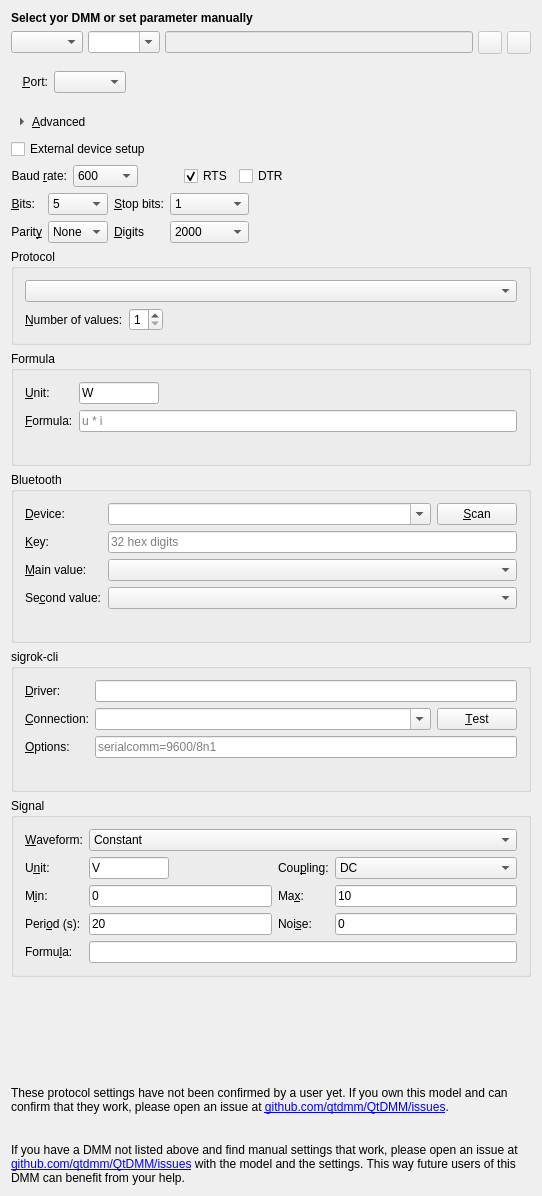
<?xml version="1.0" encoding="UTF-8"?>
<ui version="4.0">
 <class>UIDeviceSettings</class>
 <widget class="QWidget" name="UIDeviceSettings">
  <property name="geometry">
   <rect>
    <x>0</x>
    <y>0</y>
    <width>542</width>
    <height>690</height>
   </rect>
  </property>
  <layout class="QVBoxLayout" name="verticalLayout_2">
   <item>
    <widget class="QLabel" name="ui_hint">
     <property name="sizePolicy">
      <sizepolicy hsizetype="Minimum" vsizetype="Fixed">
       <horstretch>0</horstretch>
       <verstretch>0</verstretch>
      </sizepolicy>
     </property>
     <property name="frameShape">
      <enum>QFrame::NoFrame</enum>
     </property>
     <property name="text">
      <string>&lt;b&gt;Select yor DMM or set parameter manually&lt;/b&gt;</string>
     </property>
     <property name="wordWrap">
      <bool>false</bool>
     </property>
    </widget>
   </item>
   <item>
    <layout class="QHBoxLayout" name="_2">
     <property name="spacing">
      <number>5</number>
     </property>
     <item>
      <widget class="QComboBox" name="ui_vendor">
       <property name="whatsThis">
        <string>Select your DMM's vendor to narrow the model list below.</string>
       </property>
       <property name="sizeAdjustPolicy">
        <enum>QComboBox::AdjustToContents</enum>
       </property>
      </widget>
     </item>
     <item>
      <widget class="QComboBox" name="ui_model">
       <property name="whatsThis">
        <string>Here you may select your DMM model. If your DMM is not in the list, try to find working settings and open an issue at github.com/qtdmm/QtDMM/issues with them, so they can be added to the list in the next release.</string>
       </property>
       <property name="editable">
        <bool>true</bool>
       </property>
       <property name="currentText">
        <string notr="true"/>
       </property>
       <property name="insertPolicy">
        <enum>QComboBox::NoInsert</enum>
       </property>
       <property name="sizeAdjustPolicy">
        <enum>QComboBox::AdjustToContents</enum>
       </property>
      </widget>
     </item>
     <item>
      <widget class="QLineEdit" name="ui_filename">
       <property name="enabled">
        <bool>false</bool>
       </property>
       <property name="readOnly">
        <bool>true</bool>
       </property>
      </widget>
     </item>
     <item>
      <widget class="QToolButton" name="ui_load">
       <property name="enabled">
        <bool>false</bool>
       </property>
       <property name="toolTip">
        <string>Load Settings</string>
       </property>
       <property name="text">
        <string/>
       </property>
       <property name="icon">
        <iconset theme="document-open"/>
       </property>
      </widget>
     </item>
     <item>
      <widget class="QToolButton" name="ui_save">
       <property name="enabled">
        <bool>false</bool>
       </property>
       <property name="toolTip">
        <string>Save Settings</string>
       </property>
       <property name="text">
        <string/>
       </property>
       <property name="icon">
        <iconset theme="document-save"/>
       </property>
      </widget>
     </item>
    </layout>
   </item>
   <item>
    <widget class="QWidget" name="ButtonGroup11" native="true">
     <property name="title" stdset="0">
      <string>Port settings</string>
     </property>
     <layout class="QFormLayout" name="formLayout_6">
      <item row="0" column="0">
       <layout class="QHBoxLayout" name="horizontalLayout_3">
        <item>
         <layout class="QFormLayout" name="formLayout_4">
          <item row="0" column="0">
           <widget class="QLabel" name="TextLabel2">
            <property name="text">
             <string>&amp;Port:</string>
            </property>
            <property name="alignment">
             <set>Qt::AlignRight|Qt::AlignTrailing|Qt::AlignVCenter</set>
            </property>
            <property name="wordWrap">
             <bool>false</bool>
            </property>
            <property name="buddy">
             <cstring>port</cstring>
            </property>
           </widget>
          </item>
          <item row="0" column="1">
           <layout class="QHBoxLayout" name="_3">
            <property name="spacing">
             <number>2</number>
            </property>
            <property name="leftMargin">
             <number>0</number>
            </property>
            <property name="topMargin">
             <number>0</number>
            </property>
            <property name="rightMargin">
             <number>0</number>
            </property>
            <property name="bottomMargin">
             <number>0</number>
            </property>
            <item>
             <widget class="QComboBox" name="port">
              <property name="sizePolicy">
               <sizepolicy hsizetype="MinimumExpanding" vsizetype="Fixed">
                <horstretch>0</horstretch>
                <verstretch>0</verstretch>
               </sizepolicy>
              </property>
              <property name="whatsThis">
               <string>Choose the serial device here. &lt;i&gt;(Hint for DOS people: /dev/ttyS0 corresponds to COM1. /dev/ttyS1 to COM2 ...)&lt;/i&gt;</string>
              </property>
              <property name="currentText">
               <string notr="true"/>
              </property>
              <property name="currentIndex">
               <number>-1</number>
              </property>
             </widget>
            </item>
           </layout>
          </item>
         </layout>
        </item>
       </layout>
      </item>
     </layout>
    </widget>
   </item>
   <item>
    <widget class="QToolButton" name="ui_advanced">
     <property name="toolTip">
      <string>Port parameters and protocol; a known model brings its own.</string>
     </property>
     <property name="text">
      <string>&amp;Advanced</string>
     </property>
     <property name="checkable">
      <bool>true</bool>
     </property>
     <property name="toolButtonStyle">
      <enum>Qt::ToolButtonTextBesideIcon</enum>
     </property>
     <property name="autoRaise">
      <bool>true</bool>
     </property>
     <property name="arrowType">
      <enum>Qt::RightArrow</enum>
     </property>
    </widget>
   </item>
   <item>
    <widget class="QWidget" name="ui_advancedBox" native="true">
     <layout class="QVBoxLayout" name="verticalLayout_advanced">
      <property name="leftMargin">
       <number>0</number>
      </property>
      <property name="topMargin">
       <number>0</number>
      </property>
      <property name="rightMargin">
       <number>0</number>
      </property>
      <property name="bottomMargin">
       <number>0</number>
      </property>
      <item>
       <widget class="QWidget" name="ui_serialBox" native="true">
        <layout class="QFormLayout" name="formLayout_serial">
         <property name="leftMargin">
          <number>0</number>
         </property>
         <property name="topMargin">
          <number>0</number>
         </property>
         <property name="rightMargin">
          <number>0</number>
         </property>
         <property name="bottomMargin">
          <number>0</number>
         </property>
         <item row="0" column="0">
          <layout class="QHBoxLayout" name="horizontalLayout_2">
           <item>
            <widget class="QCheckBox" name="ui_externalSetup">
             <property name="text">
              <string>External device setup</string>
             </property>
            </widget>
           </item>
           <item>
            <spacer name="horizontalSpacer">
             <property name="orientation">
              <enum>Qt::Horizontal</enum>
             </property>
             <property name="sizeHint" stdset="0">
              <size>
               <width>40</width>
               <height>20</height>
              </size>
             </property>
            </spacer>
           </item>
          </layout>
         </item>
         <item row="1" column="0">
          <layout class="QHBoxLayout" name="_4">
           <item>
            <layout class="QFormLayout" name="formLayout_5">
             <item row="0" column="0">
              <widget class="QLabel" name="ui_baudLabel">
               <property name="text">
                <string>Baud &amp;rate:</string>
               </property>
               <property name="alignment">
                <set>Qt::AlignRight|Qt::AlignTrailing|Qt::AlignVCenter</set>
               </property>
               <property name="wordWrap">
                <bool>false</bool>
               </property>
               <property name="buddy">
                <cstring>baudRate</cstring>
               </property>
              </widget>
             </item>
             <item row="0" column="1">
              <widget class="QComboBox" name="baudRate">
               <property name="whatsThis">
                <string>Select the baud rate for the DMM here. If you encounter problems connecting to your DMM try lowering the baud rate. I had some problems with my &lt;b&gt;Metex ME-32&lt;/b&gt;. The Documentation said 1200 baud but it only worked at 600.</string>
               </property>
               <property name="currentText">
                <string notr="true">600</string>
               </property>
               <property name="currentIndex">
                <number>0</number>
               </property>
               <item>
                <property name="text">
                 <string notr="true">600</string>
                </property>
               </item>
               <item>
                <property name="text">
                 <string notr="true">1200</string>
                </property>
               </item>
               <item>
                <property name="text">
                 <string notr="true">1800</string>
                </property>
               </item>
               <item>
                <property name="text">
                 <string notr="true">2400</string>
                </property>
               </item>
               <item>
                <property name="text">
                 <string notr="true">4800</string>
                </property>
               </item>
               <item>
                <property name="text">
                 <string notr="true">9600</string>
                </property>
               </item>
               <item>
                <property name="text">
                 <string notr="true">19200</string>
                </property>
               </item>
              </widget>
             </item>
            </layout>
           </item>
           <item>
            <spacer name="horizontalSpacer_3">
             <property name="orientation">
              <enum>Qt::Horizontal</enum>
             </property>
             <property name="sizeHint" stdset="0">
              <size>
               <width>40</width>
               <height>20</height>
              </size>
             </property>
            </spacer>
           </item>
           <item>
            <widget class="QCheckBox" name="uirts">
             <property name="text">
              <string notr="true">RTS</string>
             </property>
             <property name="checked">
              <bool>true</bool>
             </property>
            </widget>
           </item>
           <item>
            <widget class="QCheckBox" name="uidtr">
             <property name="text">
              <string notr="true">DTR</string>
             </property>
            </widget>
           </item>
           <item>
            <spacer name="spacer3">
             <property name="orientation">
              <enum>Qt::Horizontal</enum>
             </property>
             <property name="sizeType">
              <enum>QSizePolicy::Expanding</enum>
             </property>
             <property name="sizeHint" stdset="0">
              <size>
               <width>40</width>
               <height>21</height>
              </size>
             </property>
            </spacer>
           </item>
          </layout>
         </item>
         <item row="2" column="0">
          <layout class="QHBoxLayout" name="horizontalLayout_4">
           <item>
            <layout class="QFormLayout" name="formLayout_2">
             <item row="0" column="0">
              <widget class="QLabel" name="ui_bitsLabel">
               <property name="text">
                <string>&amp;Bits:</string>
               </property>
               <property name="alignment">
                <set>Qt::AlignRight|Qt::AlignTrailing|Qt::AlignVCenter</set>
               </property>
               <property name="wordWrap">
                <bool>false</bool>
               </property>
               <property name="buddy">
                <cstring>bitsCombo</cstring>
               </property>
              </widget>
             </item>
             <item row="0" column="1">
              <widget class="QComboBox" name="bitsCombo">
               <property name="whatsThis">
                <string>Number of bits for serial communication.</string>
               </property>
               <property name="currentText">
                <string notr="true">5</string>
               </property>
               <item>
                <property name="text">
                 <string notr="true">5</string>
                </property>
               </item>
               <item>
                <property name="text">
                 <string notr="true">6</string>
                </property>
               </item>
               <item>
                <property name="text">
                 <string notr="true">7</string>
                </property>
               </item>
               <item>
                <property name="text">
                 <string notr="true">8</string>
                </property>
               </item>
              </widget>
             </item>
             <item row="1" column="0">
              <widget class="QLabel" name="ui_parityLabel">
               <property name="text">
                <string>Parit&amp;y</string>
               </property>
               <property name="alignment">
                <set>Qt::AlignRight|Qt::AlignTrailing|Qt::AlignVCenter</set>
               </property>
               <property name="wordWrap">
                <bool>false</bool>
               </property>
               <property name="buddy">
                <cstring>stopBitsCombo</cstring>
               </property>
              </widget>
             </item>
             <item row="1" column="1">
              <widget class="QComboBox" name="parityCombo">
               <property name="whatsThis">
                <string>Parity for serial communication. May be None, Odd or Even.</string>
               </property>
               <item>
                <property name="text">
                 <string>None</string>
                </property>
               </item>
               <item>
                <property name="text">
                 <string>Even</string>
                </property>
               </item>
               <item>
                <property name="text">
                 <string>Odd</string>
                </property>
               </item>
              </widget>
             </item>
            </layout>
           </item>
           <item>
            <layout class="QFormLayout" name="formLayout_3">
             <item row="0" column="0">
              <widget class="QLabel" name="ui_stopLabel">
               <property name="text">
                <string>&amp;Stop bits:</string>
               </property>
               <property name="alignment">
                <set>Qt::AlignRight|Qt::AlignTrailing|Qt::AlignVCenter</set>
               </property>
               <property name="wordWrap">
                <bool>false</bool>
               </property>
               <property name="buddy">
                <cstring>stopBitsCombo</cstring>
               </property>
              </widget>
             </item>
             <item row="0" column="1">
              <widget class="QComboBox" name="stopBitsCombo">
               <property name="whatsThis">
                <string>Number of stop bits for serial communication.</string>
               </property>
               <property name="currentText">
                <string notr="true">1</string>
               </property>
               <item>
                <property name="text">
                 <string notr="true">1</string>
                </property>
               </item>
               <item>
                <property name="text">
                 <string notr="true">2</string>
                </property>
               </item>
              </widget>
             </item>
             <item row="1" column="0">
              <widget class="QLabel" name="ui_displayLabel">
               <property name="text">
                <string>&amp;Digits</string>
               </property>
               <property name="alignment">
                <set>Qt::AlignRight|Qt::AlignTrailing|Qt::AlignVCenter</set>
               </property>
               <property name="wordWrap">
                <bool>false</bool>
               </property>
               <property name="buddy">
                <cstring>stopBitsCombo</cstring>
               </property>
              </widget>
             </item>
             <item row="1" column="1">
              <widget class="QComboBox" name="displayCombo">
               <property name="whatsThis">
                <string>Number of display digits.
&lt;ul&gt;&lt;li&gt;3 1/2 - 2000 Counts&lt;/li&gt;
&lt;li&gt;3 3/4 - 4000 Counts&lt;/li&gt;
&lt;li&gt;4 1/2 - 20000 Counts&lt;/li&gt;
&lt;li&gt;4 3/4 - 40000 Counts&lt;/li&gt;
&lt;/ul&gt;</string>
               </property>
               <property name="currentText">
                <string notr="true">2000</string>
               </property>
               <item>
                <property name="text">
                 <string notr="true">2000</string>
                </property>
               </item>
               <item>
                <property name="text">
                 <string notr="true">4000</string>
                </property>
               </item>
               <item>
                <property name="text">
                 <string notr="true">6000</string>
                </property>
               </item>
               <item>
                <property name="text">
                 <string notr="true">8000</string>
                </property>
               </item>
               <item>
                <property name="text">
                 <string notr="true">20000</string>
                </property>
               </item>
               <item>
                <property name="text">
                 <string notr="true">22000</string>
                </property>
               </item>
               <item>
                <property name="text">
                 <string notr="true">40000</string>
                </property>
               </item>
               <item>
                <property name="text">
                 <string notr="true">50000</string>
                </property>
               </item>
               <item>
                <property name="text">
                 <string notr="true">100000</string>
                </property>
               </item>
               <item>
                <property name="text">
                 <string notr="true">200000</string>
                </property>
               </item>
               <item>
                <property name="text">
                 <string notr="true">400000</string>
                </property>
               </item>
               <item>
                <property name="text">
                 <string notr="true">400000</string>
                </property>
               </item>
               <item>
                <property name="text">
                 <string notr="true">1000000</string>
                </property>
               </item>
              </widget>
             </item>
            </layout>
           </item>
           <item>
            <spacer name="horizontalSpacer_2">
             <property name="orientation">
              <enum>Qt::Horizontal</enum>
             </property>
             <property name="sizeHint" stdset="0">
              <size>
               <width>40</width>
               <height>20</height>
              </size>
             </property>
            </spacer>
           </item>
          </layout>
         </item>
        </layout>
       </widget>
      </item>
      <item>
       <widget class="QGroupBox" name="ui_protocol">
        <property name="title">
         <string>Protocol</string>
        </property>
        <layout class="QVBoxLayout" name="verticalLayout">
         <item>
          <widget class="QComboBox" name="protocolCombo">
           <property name="whatsThis">
            <string>Here you may select the Communication type. If you have a not &quot;officially&quot; supported multimeter, just try out the existing protocols. If you are lucky it may work. If you find working settings, send the to me.</string>
           </property>
          </widget>
         </item>
         <item>
          <layout class="QHBoxLayout" name="horizontalLayout_6">
           <item>
            <layout class="QFormLayout" name="formLayout_8">
             <property name="fieldGrowthPolicy">
              <enum>QFormLayout::AllNonFixedFieldsGrow</enum>
             </property>
             <item row="0" column="0">
              <widget class="QLabel" name="TextLabel1_6">
               <property name="text">
                <string>&amp;Number of values:</string>
               </property>
               <property name="buddy">
                <cstring>ui_numValues</cstring>
               </property>
              </widget>
             </item>
             <item row="0" column="1">
              <widget class="QSpinBox" name="ui_numValues">
               <property name="whatsThis">
                <string>Some multimeter send several lines of data containing different measured values. As QtDMM only shows one variable here you can set the number of lines to be ignored for each measurement (That means that QtDMM only uses the first line).</string>
               </property>
               <property name="minimum">
                <number>1</number>
               </property>
               <property name="maximum">
                <number>4</number>
               </property>
              </widget>
             </item>
            </layout>
           </item>
           <item>
            <spacer name="Spacer1_4">
             <property name="orientation">
              <enum>Qt::Horizontal</enum>
             </property>
             <property name="sizeType">
              <enum>QSizePolicy::Expanding</enum>
             </property>
             <property name="sizeHint" stdset="0">
              <size>
               <width>20</width>
               <height>20</height>
              </size>
             </property>
            </spacer>
           </item>
          </layout>
         </item>
        </layout>
       </widget>
      </item>
     </layout>
    </widget>
   </item>
   <item>
    <widget class="QGroupBox" name="ui_calcGroup">
     <property name="title">
      <string>Formula</string>
     </property>
     <layout class="QFormLayout" name="formLayout_calc">
      <item row="0" column="0">
       <widget class="QLabel" name="ui_calcUnitLabel">
        <property name="text">
         <string>&amp;Unit:</string>
        </property>
        <property name="buddy">
         <cstring>ui_calcUnit</cstring>
        </property>
       </widget>
      </item>
      <item row="0" column="1">
       <widget class="QLineEdit" name="ui_calcUnit">
        <property name="whatsThis">
         <string>The unit of the calculated value, without SI prefix: W, V, A, Ohm, ...</string>
        </property>
        <property name="maximumSize">
         <size>
          <width>80</width>
          <height>16777215</height>
         </size>
        </property>
        <property name="text">
         <string notr="true">W</string>
        </property>
       </widget>
      </item>
      <item row="1" column="0">
       <widget class="QLabel" name="ui_calcExpressionLabel">
        <property name="text">
         <string>&amp;Formula:</string>
        </property>
        <property name="buddy">
         <cstring>ui_calcExpression</cstring>
        </property>
       </widget>
      </item>
      <item row="1" column="1">
       <widget class="QLineEdit" name="ui_calcExpression">
        <property name="whatsThis">
         <string>The value this instance shows, computed from the readings of the other running instances. Their names are the variables; + - * / ^, parentheses, numbers with SI suffix (1.5k) and sqrt, abs, log10, min, max are allowed.</string>
        </property>
        <property name="placeholderText">
         <string notr="true">u * i</string>
        </property>
       </widget>
      </item>
      <item row="2" column="1">
       <widget class="QLabel" name="ui_calcHint">
        <property name="text">
         <string notr="true"/>
        </property>
        <property name="textFormat">
         <enum>Qt::RichText</enum>
        </property>
        <property name="wordWrap">
         <bool>true</bool>
        </property>
       </widget>
      </item>
     </layout>
    </widget>
   </item>
   <item>
    <widget class="QGroupBox" name="ui_bleGroup">
     <property name="title">
      <string>Bluetooth</string>
     </property>
     <layout class="QGridLayout" name="gridLayout_ble">
      <item row="0" column="0">
       <widget class="QLabel" name="ui_bleAddressLabel">
        <property name="text">
         <string>&amp;Device:</string>
        </property>
        <property name="buddy">
         <cstring>ui_bleAddress</cstring>
        </property>
       </widget>
      </item>
      <item row="0" column="1">
       <widget class="QComboBox" name="ui_bleAddress">
        <property name="whatsThis">
         <string>The Bluetooth address of the Victron device, as VictronConnect shows it under Product info, Instant readout via Bluetooth. Scan lists the Victron devices in range.</string>
        </property>
        <property name="editable">
         <bool>true</bool>
        </property>
        <property name="sizePolicy">
         <sizepolicy hsizetype="Expanding" vsizetype="Fixed">
          <horstretch>0</horstretch>
          <verstretch>0</verstretch>
         </sizepolicy>
        </property>
       </widget>
      </item>
      <item row="0" column="2">
       <widget class="QPushButton" name="ui_bleScan">
        <property name="text">
         <string>&amp;Scan</string>
        </property>
       </widget>
      </item>
      <item row="1" column="0">
       <widget class="QLabel" name="ui_bleKeyLabel">
        <property name="text">
         <string>&amp;Key:</string>
        </property>
        <property name="buddy">
         <cstring>ui_bleKey</cstring>
        </property>
       </widget>
      </item>
      <item row="1" column="1" colspan="2">
       <widget class="QLineEdit" name="ui_bleKey">
        <property name="whatsThis">
         <string>The 32-digit encryption key of the device: VictronConnect, Product info, Instant readout via Bluetooth, Encryption data.</string>
        </property>
        <property name="placeholderText">
         <string notr="true">32 hex digits</string>
        </property>
       </widget>
      </item>
      <item row="2" column="0">
       <widget class="QLabel" name="ui_bleMainLabel">
        <property name="text">
         <string>&amp;Main value:</string>
        </property>
        <property name="buddy">
         <cstring>ui_bleMain</cstring>
        </property>
       </widget>
      </item>
      <item row="2" column="1" colspan="2">
       <widget class="QComboBox" name="ui_bleMain">
        <property name="whatsThis">
         <string>Which of the device's values the display, the analog meter and the graph show.</string>
        </property>
       </widget>
      </item>
      <item row="3" column="0">
       <widget class="QLabel" name="ui_bleSecondLabel">
        <property name="text">
         <string>Se&amp;cond value:</string>
        </property>
        <property name="buddy">
         <cstring>ui_bleSecond</cstring>
        </property>
       </widget>
      </item>
      <item row="3" column="1" colspan="2">
       <widget class="QComboBox" name="ui_bleSecond">
        <property name="whatsThis">
         <string>A second value shown on the display's second line and logged in the readings table.</string>
        </property>
       </widget>
      </item>
      <item row="4" column="1" colspan="2">
       <widget class="QLabel" name="ui_bleHint">
        <property name="text">
         <string notr="true"/>
        </property>
        <property name="wordWrap">
         <bool>true</bool>
        </property>
       </widget>
      </item>
     </layout>
    </widget>
   </item>
   <item>
    <widget class="QGroupBox" name="ui_sigrokGroup">
     <property name="title">
      <string>sigrok-cli</string>
     </property>
     <layout class="QGridLayout" name="gridLayout_sigrok">
      <item row="0" column="0">
       <widget class="QLabel" name="ui_sigrokDriverLabel">
        <property name="text">
         <string>&amp;Driver:</string>
        </property>
        <property name="buddy">
         <cstring>ui_sigrokDriver</cstring>
        </property>
       </widget>
      </item>
      <item row="0" column="1" colspan="2">
       <widget class="QLineEdit" name="ui_sigrokDriver">
        <property name="whatsThis">
         <string>The libsigrok driver for this meter, filled in from the model. Change it only if sigrok-cli --list-supported names another one for your meter.</string>
        </property>
       </widget>
      </item>
      <item row="1" column="0">
       <widget class="QLabel" name="ui_sigrokConnLabel">
        <property name="text">
         <string>&amp;Connection:</string>
        </property>
        <property name="buddy">
         <cstring>ui_sigrokConn</cstring>
        </property>
       </widget>
      </item>
      <item row="1" column="1">
       <widget class="QComboBox" name="ui_sigrokConn">
        <property name="whatsThis">
         <string>How sigrok-cli reaches the meter (its conn= option): a serial port such as /dev/ttyUSB0 or COM3, usbtmc/&lt;vid&gt;.&lt;pid&gt; for USB-TMC, tcp-raw/&lt;host&gt;/5025 for LAN.</string>
        </property>
        <property name="editable">
         <bool>true</bool>
        </property>
        <property name="sizePolicy">
         <sizepolicy hsizetype="Expanding" vsizetype="Fixed">
          <horstretch>0</horstretch>
          <verstretch>0</verstretch>
         </sizepolicy>
        </property>
       </widget>
      </item>
      <item row="1" column="2">
       <widget class="QPushButton" name="ui_sigrokTest">
        <property name="text">
         <string>&amp;Test</string>
        </property>
        <property name="whatsThis">
         <string>Runs sigrok-cli --scan with these settings and shows whether the meter answers.</string>
        </property>
       </widget>
      </item>
      <item row="2" column="0">
       <widget class="QLabel" name="ui_sigrokOptionsLabel">
        <property name="text">
         <string>&amp;Options:</string>
        </property>
        <property name="buddy">
         <cstring>ui_sigrokOptions</cstring>
        </property>
       </widget>
      </item>
      <item row="2" column="1" colspan="2">
       <widget class="QLineEdit" name="ui_sigrokOptions">
        <property name="whatsThis">
         <string>Further driver options, colon separated, e.g. serialcomm=9600/8n1 for a serial connection.</string>
        </property>
        <property name="placeholderText">
         <string notr="true">serialcomm=9600/8n1</string>
        </property>
       </widget>
      </item>
      <item row="3" column="1" colspan="2">
       <widget class="QLabel" name="ui_sigrokHint">
        <property name="text">
         <string notr="true"/>
        </property>
        <property name="wordWrap">
         <bool>true</bool>
        </property>
        <property name="openExternalLinks">
         <bool>false</bool>
        </property>
       </widget>
      </item>
     </layout>
    </widget>
   </item>
   <item>
    <widget class="QGroupBox" name="ui_virtualGroup">
     <property name="title">
      <string>Signal</string>
     </property>
     <layout class="QGridLayout" name="gridLayout_virtual">
      <item row="0" column="0">
       <widget class="QLabel" name="ui_virtualSignalLabel">
        <property name="text">
         <string>&amp;Waveform:</string>
        </property>
        <property name="buddy">
         <cstring>ui_virtualSignal</cstring>
        </property>
       </widget>
      </item>
      <item row="0" column="1" colspan="3">
       <widget class="QComboBox" name="ui_virtualSignal">
        <property name="whatsThis">
         <string>What the virtual meter shows over time. Constant and Random stay within Min..Max; the periodic waveforms swing between Min and Max once per Period; Discharge falls from Max towards Min with the time constant Period; Custom uses your own formula (t = seconds since connecting).</string>
        </property>
        <item><property name="text"><string>Constant</string></property></item>
        <item><property name="text"><string>Random</string></property></item>
        <item><property name="text"><string>Sine</string></property></item>
        <item><property name="text"><string>Triangle</string></property></item>
        <item><property name="text"><string>Square</string></property></item>
        <item><property name="text"><string>Sawtooth</string></property></item>
        <item><property name="text"><string>Discharge</string></property></item>
        <item><property name="text"><string>Custom formula</string></property></item>
       </widget>
      </item>
      <item row="1" column="0">
       <widget class="QLabel" name="ui_virtualUnitLabel">
        <property name="text">
         <string>U&amp;nit:</string>
        </property>
        <property name="buddy">
         <cstring>ui_virtualUnit</cstring>
        </property>
       </widget>
      </item>
      <item row="1" column="1">
       <widget class="QLineEdit" name="ui_virtualUnit">
        <property name="maximumSize">
         <size>
          <width>80</width>
          <height>16777215</height>
         </size>
        </property>
        <property name="text">
         <string notr="true">V</string>
        </property>
       </widget>
      </item>
      <item row="1" column="2">
       <widget class="QLabel" name="ui_virtualCouplingLabel">
        <property name="text">
         <string>Cou&amp;pling:</string>
        </property>
        <property name="buddy">
         <cstring>ui_virtualCoupling</cstring>
        </property>
       </widget>
      </item>
      <item row="1" column="3">
       <widget class="QComboBox" name="ui_virtualCoupling">
        <item><property name="text"><string notr="true">DC</string></property></item>
        <item><property name="text"><string notr="true">AC</string></property></item>
       </widget>
      </item>
      <item row="2" column="0">
       <widget class="QLabel" name="ui_virtualMinLabel">
        <property name="text">
         <string>M&amp;in:</string>
        </property>
        <property name="buddy">
         <cstring>ui_virtualMin</cstring>
        </property>
       </widget>
      </item>
      <item row="2" column="1">
       <widget class="QLineEdit" name="ui_virtualMin">
        <property name="text">
         <string notr="true">0</string>
        </property>
       </widget>
      </item>
      <item row="2" column="2">
       <widget class="QLabel" name="ui_virtualMaxLabel">
        <property name="text">
         <string>Ma&amp;x:</string>
        </property>
        <property name="buddy">
         <cstring>ui_virtualMax</cstring>
        </property>
       </widget>
      </item>
      <item row="2" column="3">
       <widget class="QLineEdit" name="ui_virtualMax">
        <property name="text">
         <string notr="true">10</string>
        </property>
       </widget>
      </item>
      <item row="3" column="0">
       <widget class="QLabel" name="ui_virtualPeriodLabel">
        <property name="text">
         <string>Peri&amp;od (s):</string>
        </property>
        <property name="buddy">
         <cstring>ui_virtualPeriod</cstring>
        </property>
       </widget>
      </item>
      <item row="3" column="1">
       <widget class="QLineEdit" name="ui_virtualPeriod">
        <property name="text">
         <string notr="true">20</string>
        </property>
       </widget>
      </item>
      <item row="3" column="2">
       <widget class="QLabel" name="ui_virtualNoiseLabel">
        <property name="text">
         <string>Noi&amp;se:</string>
        </property>
        <property name="buddy">
         <cstring>ui_virtualNoise</cstring>
        </property>
       </widget>
      </item>
      <item row="3" column="3">
       <widget class="QLineEdit" name="ui_virtualNoise">
        <property name="whatsThis">
         <string>Peak-to-peak amplitude of random noise added to the signal, in the unit above. 0 for a clean signal.</string>
        </property>
        <property name="text">
         <string notr="true">0</string>
        </property>
       </widget>
      </item>
      <item row="4" column="0">
       <widget class="QLabel" name="ui_virtualFormulaLabel">
        <property name="text">
         <string>Formu&amp;la:</string>
        </property>
        <property name="buddy">
         <cstring>ui_virtualFormula</cstring>
        </property>
       </widget>
      </item>
      <item row="4" column="1" colspan="3">
       <widget class="QLineEdit" name="ui_virtualFormula">
        <property name="whatsThis">
         <string>The formula the waveform above expands to; editable with Custom formula. t is the time in seconds since connecting, pi, sin, cos, exp, floor, sqrt, abs, rand() and the readings of other instances may be used.</string>
        </property>
       </widget>
      </item>
     </layout>
    </widget>
   </item>
   <item>
    <spacer name="Spacer1_3">
     <property name="orientation">
      <enum>Qt::Vertical</enum>
     </property>
     <property name="sizeType">
      <enum>QSizePolicy::Expanding</enum>
     </property>
     <property name="sizeHint" stdset="0">
      <size>
       <width>20</width>
       <height>30</height>
      </size>
     </property>
    </spacer>
   </item>
   <item>
    <widget class="QLabel" name="message2">
     <property name="sizePolicy">
      <sizepolicy hsizetype="Minimum" vsizetype="MinimumExpanding">
       <horstretch>0</horstretch>
       <verstretch>0</verstretch>
      </sizepolicy>
     </property>
     <property name="text">
      <string>&lt;html&gt;&lt;head/&gt;&lt;body&gt;&lt;p&gt;These protocol settings have not been confirmed by a user yet. If you own this model and can confirm that they work, please open an issue at &lt;a href=&quot;https://github.com/qtdmm/QtDMM/issues&quot;&gt;&lt;span style=&quot; text-decoration: underline; color:#0000ff;&quot;&gt;github.com/qtdmm/QtDMM/issues&lt;/span&gt;&lt;/a&gt;.&lt;/p&gt;&lt;/body&gt;&lt;/html&gt;</string>
     </property>
     <property name="textFormat">
      <enum>Qt::RichText</enum>
     </property>
     <property name="alignment">
      <set>Qt::AlignBottom|Qt::AlignLeading|Qt::AlignLeft</set>
     </property>
     <property name="wordWrap">
      <bool>true</bool>
     </property>
     <property name="openExternalLinks">
      <bool>true</bool>
     </property>
    </widget>
   </item>
   <item>
    <widget class="QLabel" name="message">
     <property name="sizePolicy">
      <sizepolicy hsizetype="Minimum" vsizetype="MinimumExpanding">
       <horstretch>0</horstretch>
       <verstretch>0</verstretch>
      </sizepolicy>
     </property>
     <property name="text">
      <string>&lt;html&gt;&lt;head/&gt;&lt;body&gt;&lt;p&gt;If you have a DMM not listed above and find manual settings that work, please open an issue at &lt;a href=&quot;https://github.com/qtdmm/QtDMM/issues&quot;&gt;&lt;span style=&quot; text-decoration: underline; color:#0000ff;&quot;&gt;github.com/qtdmm/QtDMM/issues&lt;/span&gt;&lt;/a&gt; with the model and the settings. This way future users of this DMM can benefit from your help.&lt;/p&gt;&lt;/body&gt;&lt;/html&gt;</string>
     </property>
     <property name="textFormat">
      <enum>Qt::RichText</enum>
     </property>
     <property name="alignment">
      <set>Qt::AlignBottom|Qt::AlignLeading|Qt::AlignLeft</set>
     </property>
     <property name="wordWrap">
      <bool>true</bool>
     </property>
     <property name="openExternalLinks">
      <bool>true</bool>
     </property>
    </widget>
   </item>
  </layout>
 </widget>
 <layoutdefault spacing="6" margin="11"/>
 <tabstops>
  <tabstop>ui_model</tabstop>
  <tabstop>port</tabstop>
  <tabstop>baudRate</tabstop>
  <tabstop>bitsCombo</tabstop>
  <tabstop>stopBitsCombo</tabstop>
  <tabstop>parityCombo</tabstop>
  <tabstop>displayCombo</tabstop>
 </tabstops>
 <resources>
  <include location="../resources.qrc"/>
 </resources>
 <connections/>
</ui>
